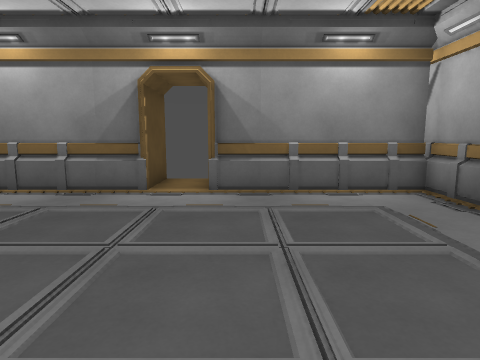
View 1 (above)

17 first-person views from a walk through a Godot game level. The camera is 1.3 m above the floor, tilts 8° down and sees 75° across. The floor is counted in squares, 1 m on a side. Each view is taken from the middle of a square. On the plan, view 1 faces up. The plan holds only what a view shows up to about 14 squares ahead; the rest is blank.

View 2
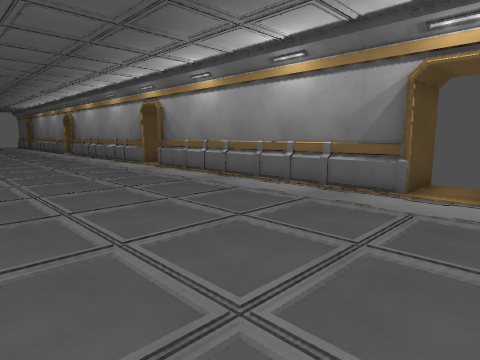

View 3
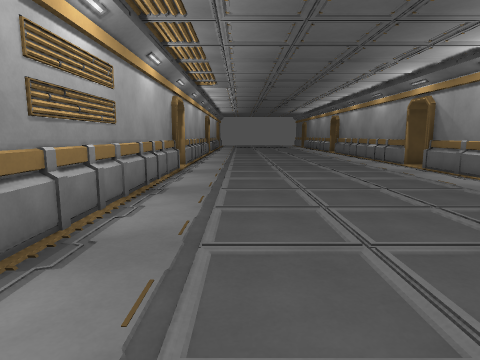

View 4
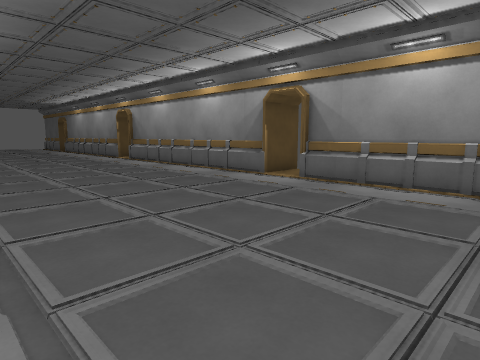

View 5
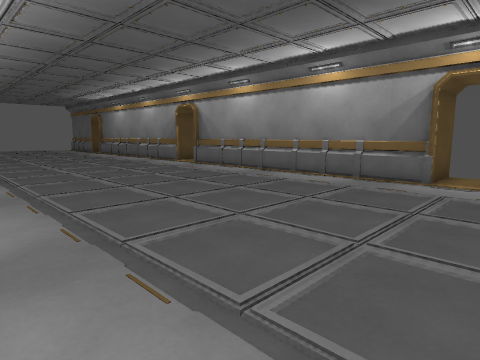

View 6
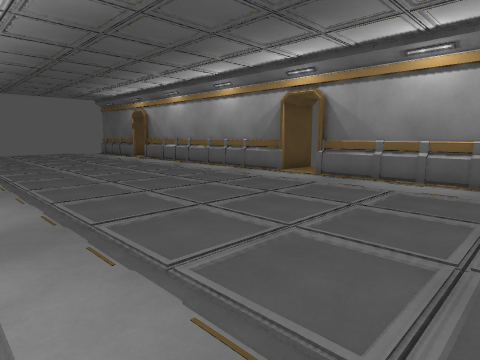

View 7
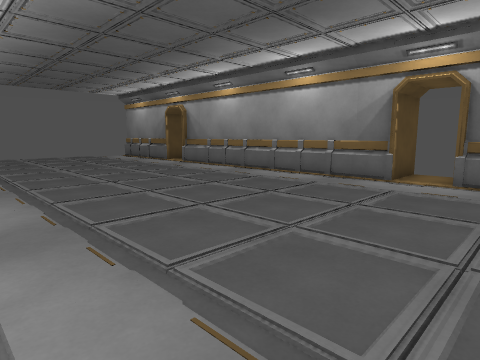

View 8
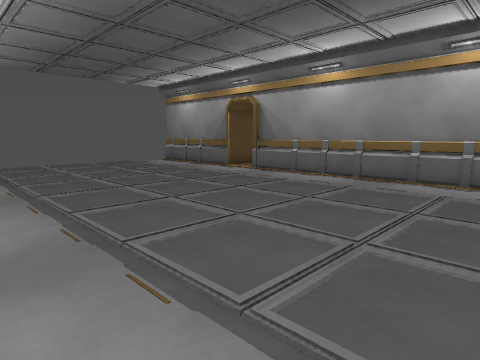

View 9
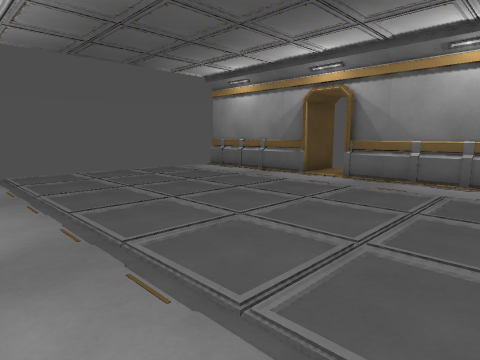

View 10
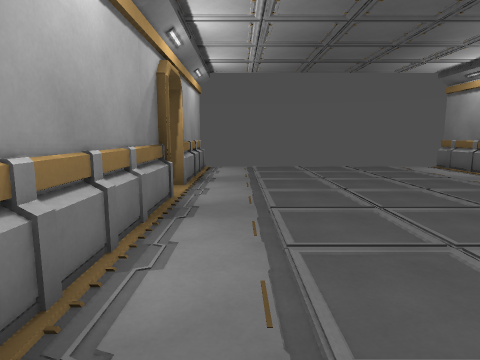

View 11
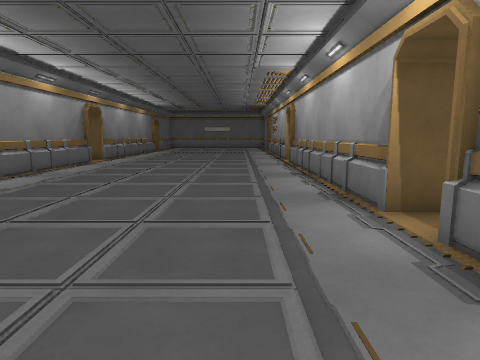

View 12
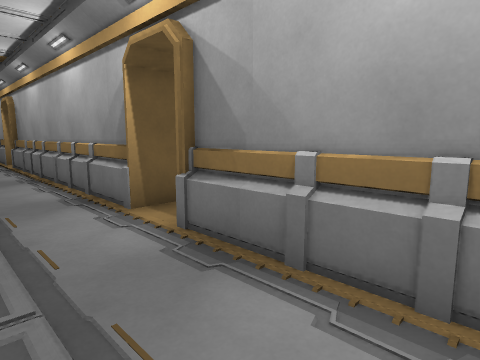

View 13
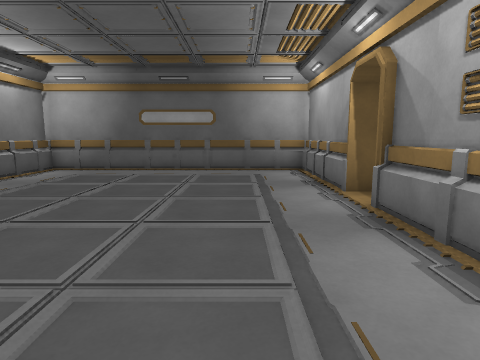

View 14
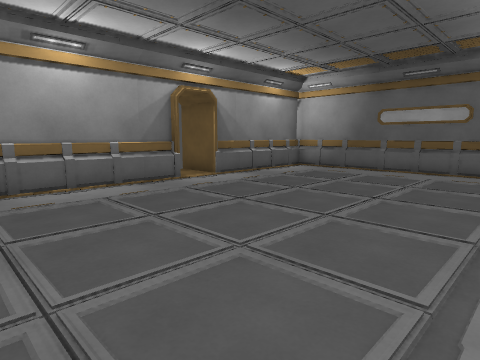

View 15
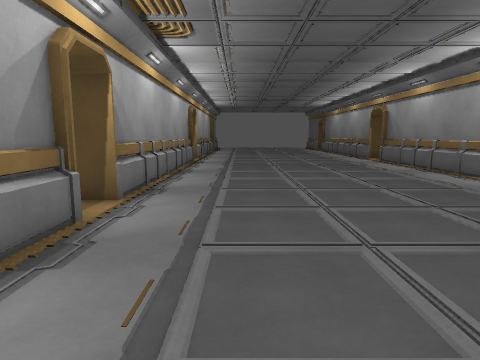

View 16
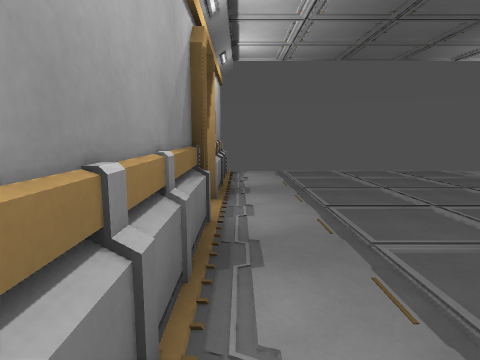

View 17
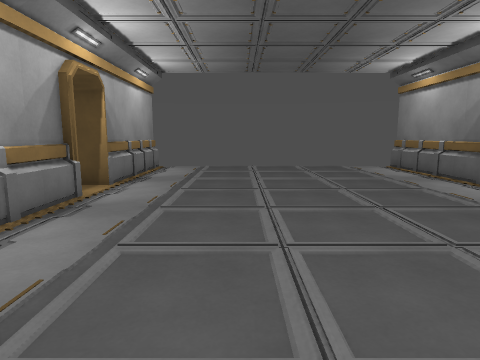

### Floor plan
Points are (right, up) in squares from view 1. A wall is a line through its corners. A room is listed if a view was taken in it or the views show most of it. See-through windows are left out.
Room 1 (views 1, 2, 3, 4, 5, 6, 7, 8, 9, 10, 11, 12, 13, 14, 15, 16, 17)
walls: (-24.5, -2.7) (-14.4, -2.7); (-14.2, 7.5) (-24.9, 7.5); (-14.4, 7.7) (-24.6, 7.7); (-24.8, -2.5) (-14.2, -2.5); (-12.9, -2.5) (-2.1, -2.5); (-12.6, -2.7) (-2.4, -2.7); (-26.2, 7.5) (-36.7, 7.5); (-26.4, 7.7) (-36.6, 7.7); (-29.8, -2.7) (-26.4, -2.7); (-29.9, -2.5) (-26.1, -2.5); (-2.4, 7.7) (-12.6, 7.7); (-2.2, 7.5) (-12.9, 7.5); (-36.6, -2.7) (-32, -2.7); (-36.9, -2.5) (-31.8, -2.5); (-0.8, -2.5) (4.5, -2.5); (-0.4, -2.7) (4.5, -2.7); (-38.2, 7.5) (-43.5, 7.5); (-38.4, 7.7) (-43.5, 7.7); (4.7, -2.5) (4.7, 8.1); (4.5, 7.5) (-0.8, 7.5); (4.5, 7.7) (-0.8, 7.7); (-43.5, -2.5) (-38.2, -2.5); (-43.5, -2.7) (-38.5, -2.7)
low walls: (4.5, -2.5) (4.5, 7.5)

Where each view was taken, in squares from view 1:
view 1: 0 up, 0 right, facing up
view 2: 0 up, 0 right, facing up-left
view 3: 0 up, 0 right, facing left
view 4: 1 down, 7 left, facing up-left
view 5: 2 down, 12 left, facing up-left
view 6: 2 down, 19 left, facing up-left
view 7: 2 down, 23 left, facing up-left
view 8: 2 down, 28 left, facing up-left
view 9: 2 down, 32 left, facing up-left
view 10: 1 down, 30 left, facing left
view 11: 0 up, 30 left, facing right
view 12: 0 up, 30 left, facing down-right
view 13: 0 up, 8 left, facing right
view 14: 1 down, 8 left, facing up-right
view 15: 0 up, 8 left, facing left
view 16: 2 down, 32 left, facing left
view 17: 1 up, 30 left, facing left
